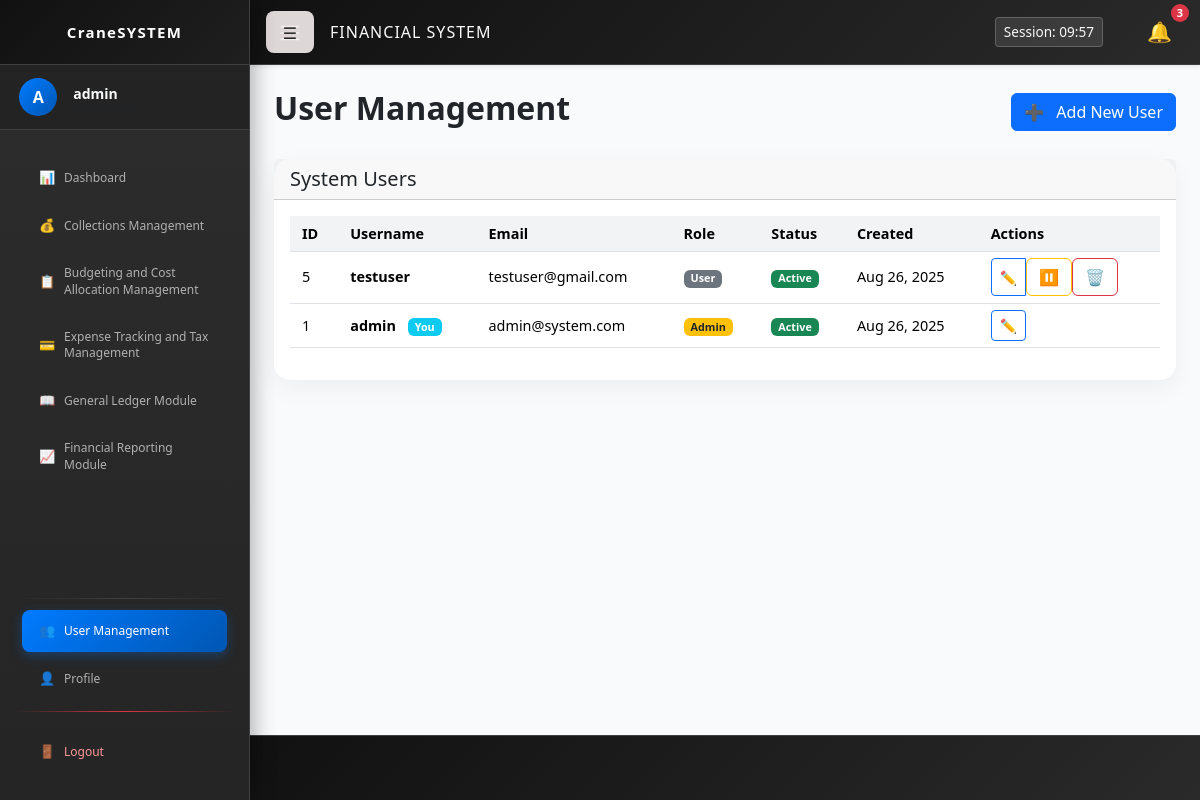
The page /user_management.php (signed in) on the database its author committed.
### tables this page shows
CREATE TABLE `users` (
  `id` int(11) NOT NULL,
  `email` varchar(255) NOT NULL,
  `username` varchar(100) NOT NULL,
  `password` varchar(255) NOT NULL,
  `role` enum('admin','user') NOT NULL DEFAULT 'user',
  `created_at` timestamp NOT NULL DEFAULT current_timestamp(),
  `updated_at` timestamp NOT NULL DEFAULT current_timestamp() ON UPDATE current_timestamp(),
  `is_active` tinyint(1) DEFAULT 1
);

### user_management.php (the view, shortened to what this page needs)
<?php
require_once 'db.php';
$users_result = $conn->query("SELECT id, email, username, role, is_active, created_at FROM users ORDER BY created_at DESC");
?>
<!DOCTYPE html>
<html lang="en">
<head>
  <link href="https://cdn.jsdelivr.net/npm/bootstrap@5.3.3/dist/css/bootstrap.min.css" rel="stylesheet">
  <link rel="stylesheet" href="css/style.css" />
</head>
<body>
  <?php include 'sidebar_navbar.php'; ?>
  <div class="main-content">
    <div class="container-fluid mt-4 px-4">
      <div class="d-flex justify-content-between align-items-center mb-4">
        <h2 class="fw-bold">User Management</h2>
        <button class="btn btn-primary" data-bs-toggle="modal" data-bs-target="#addUserModal">
          <span class="me-2">➕</span> Add New User
        </button>
      </div>
      <div class="card">
        <div class="card-header">
          <h5 class="card-title mb-0">System Users</h5>
        </div>
        <div class="card-body">
          <div class="table-responsive">
            <table class="table table-hover">
              <thead>
                <tr>
                  <th>ID</th>
                  <th>Username</th>
                  <th>Email</th>
                  <th>Role</th>
                  <th>Status</th>
                  <th>Created</th>
                  <th>Actions</th>
                </tr>
              </thead>
              <tbody>
                <?php while ($user = $users_result->fetch_assoc()): ?>
                <tr>
                  <td><?php echo $user['id']; ?></td>
                  <td>
                    <strong><?php echo htmlspecialchars($user['username']); ?></strong>
                    <?php if ($user['id'] == $_SESSION['user_id']): ?>
                      <span class="badge bg-info ms-2">You</span>
                    <?php endif; ?>
                  </td>
                  <td><?php echo htmlspecialchars($user['email']); ?></td>
                  <td>
                    <span class="badge <?php echo $user['role'] === 'admin' ? 'bg-warning text-dark' : 'bg-secondary'; ?>">
                      <?php echo ucfirst($user['role']); ?>
                    </span>
                  </td>
                  <td>
                    <span class="badge <?php echo $user['is_active'] ? 'bg-success' : 'bg-danger'; ?>">
                      <?php echo $user['is_active'] ? 'Active' : 'Inactive'; ?>
                    </span>
                  </td>
                  <td><?php echo date('M j, Y', strtotime($user['created_at'])); ?></td>
                  <td>
                    <div class="btn-group btn-group-sm" role="group">
                      <button class="btn btn-outline-primary" onclick="editUser(<?php echo htmlspecialchars(json_encode($user)); ?>)">
                        ✏️
                      </button>
                      <?php if ($user['id'] != $_SESSION['user_id']): ?>
                      <form method="POST" style="display: inline;">
                        <button type="submit" class="btn <?php echo $user['is_active'] ? 'btn-outline-warning' : 'btn-outline-success'; ?>"
                                onclick="return confirm('Are you sure you want to <?php echo $user['is_active'] ? 'deactivate' : 'activate'; ?> this user?')">
                          <?php echo $user['is_active'] ? '⏸️' : '▶️'; ?>
                        </button>
                      </form>
                      <form method="POST" style="display: inline;">
                        <button type="submit" class="btn btn-outline-danger"
                                onclick="return confirm('Are you sure you want to delete this user? This action cannot be undone.')">
                          🗑️
                        </button>
                      </form>
                      <?php endif; ?>
                    </div>
                  </td>
                </tr>
                <?php endwhile; ?>
              </tbody>
            </table>
          </div>
        </div>
      </div>
    </div>
  </div>
</body>
</html>

### css/style.css (style rules this page uses)
body { background-color: #f8fafc; font-family: 'Segoe UI', sans-serif; margin: 0; padding: 0; }
.main-content { margin-left: 250px; padding-top: 85px; transition: margin-left 0.3s ease; }
.card { border: none; border-radius: 1rem; box-shadow: 0 8px 24px #0000000d; transition: transform 0.2s ease; }
.table-responsive > table.table { font-size: 0.9rem; }
.table-responsive > table.table thead th, .table-responsive > table.table tbody td { padding: 0.4rem 0.75rem; }
.table > thead > tr > th, .table > tbody > tr > td { vertical-align: middle; padding: 0.5rem 0.75rem; }
.table th { background-color: #f1f3f5; }
.table td, .table th { vertical-align: middle; }

### sidebar_navbar.php (style rules this page uses)
:root { --dark-bg: #1a1a1a; --darker-bg: #111111; --sidebar-bg: #2d2d2d; --sidebar-hover: #3d3d3d; --text-light: #ffffff; --text-muted: #b0b0b0; --accent-color: #007bff; --accent-hover: #0056b3; --border-color: #404040; --navbar-height: 65px; }
body { background-color: var(--dark-bg) !important; }
.main-content { margin-left: 250px; padding-top: 65px; padding-bottom: 65px; transition: margin-left 0.3s ease; background-color: #f8fafc !important; min-height: 100vh; box-sizing: border-box; }

### rows shown on the page
users: id "5", username "testuser", email "testuser@gmail.com", role "User", is_active "Active", created_at "Aug 26, 2025"
users: id "1", username "admin", shows "You", email "admin@system.com", role "Admin", is_active "Active", created_at "Aug 26, 2025"

### other values the page prints
$profile_initial "A"
$username "admin"
